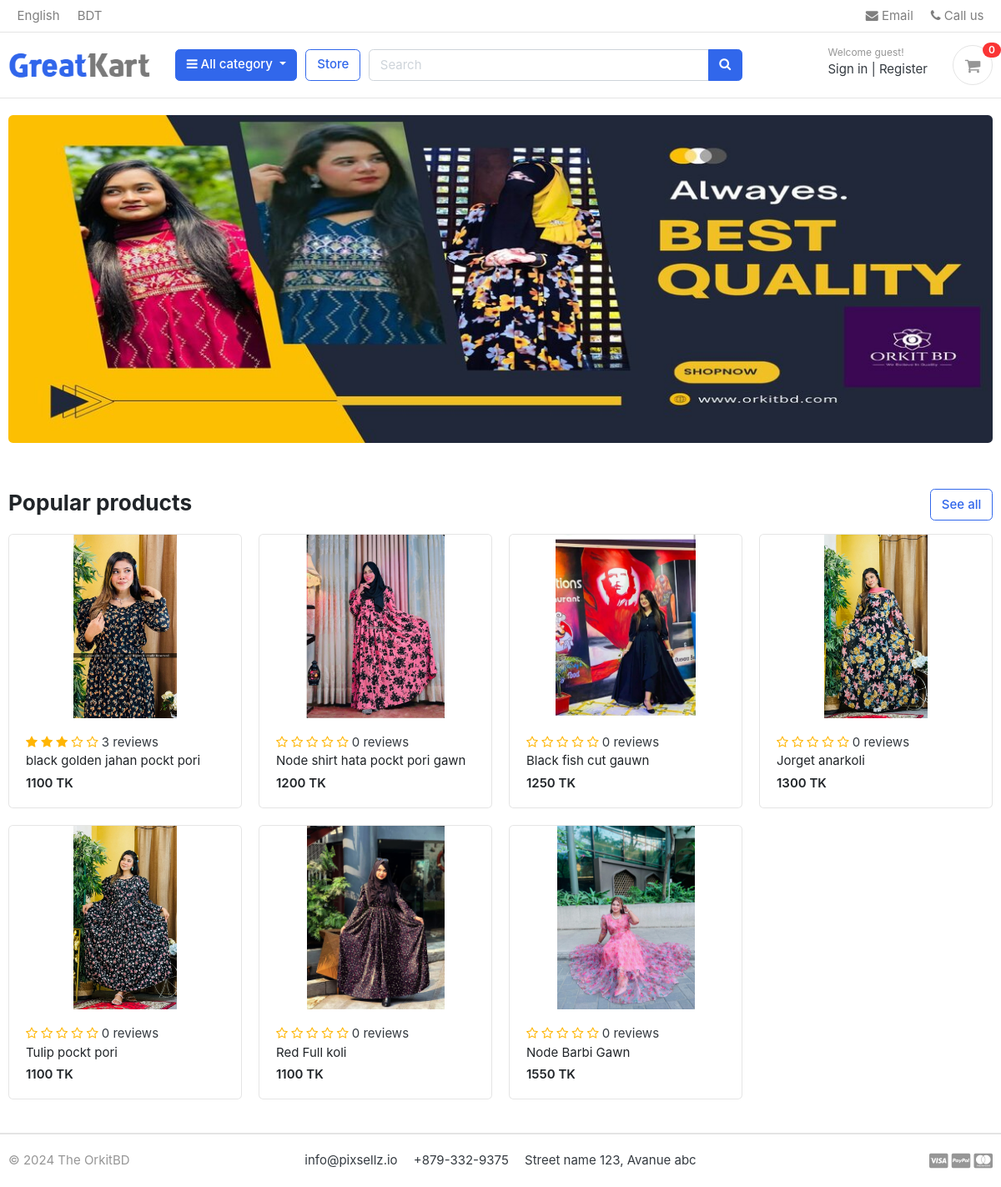
The page / on the database its author committed.
### store/models.py (models this page shows, shortened)
class Product (models.Model):
    product_name = models.CharField(max_length=100,unique=True)
    slug  = models.SlugField(max_length=100,unique=True)
    description = models.CharField(max_length=1000,unique=True)
    price = models.IntegerField()
    images = models.ImageField(upload_to='photos/products')
    stock = models.IntegerField()
    is_avilable = models.BooleanField(default=True)
    category = models.ForeignKey(Category,on_delete=models.CASCADE)
    created_date = models.DateTimeField(auto_now=True)
    modified_date = models.DateTimeField(auto_now=True)
    def get_url(self):
        return reverse('product_detail',args=[self.category.slug, self.slug])
    def averageReview(self):
        reviews = ReviewRating.objects.filter(product = self , status = True).aggregate(avarage = Avg('rating'))
        avg =  0
        count = 0
        if reviews['avarage'] is not None:
            avg = round(float(reviews['avarage']),2)
        return avg
    def countReview(self):
        reviews = ReviewRating.objects.filter(product = self , status = True).aggregate(count = Count('id'))
        count  = 0
        if reviews['count'] is not None:
            count = int(reviews['count'])
        return(count)

### theorkit/viwes.py (the view)
# urls.py: path('',home,name='home'),
def home(request):
    products =  Product.objects.all().filter(is_avilable=True)
    context = {
        'products' : products,
    }
    return render(request,'home.html',context)

### carts/context_processors.py (called while the page is built)
def counter(request):
    cart_count = 0
    if 'admin' in request.path:
        return {}
    else:
        try:
            cart = Cart.objects.filter(cart_id=_cart_id(request))
            if request.user.is_authenticated:
                cart_items = CartItem.objects.all().filter(user=request.user)
            else:
                cart_items = CartItem.objects.all().filter(cart=cart[:1])
            for cart_item in cart_items:
                cart_count += cart_item.quantity
        except Cart.DoesNotExist:
            cart_count = 0
    return dict(cart_count=cart_count)

### carts/views.py (called while the page is built)
def _cart_id(request):
    cart = request.session.session_key
    if not cart :
        cart = request.session.create()
    return cart

### category/context_processors.py (called while the page is built)
def menu_links(request):
    links = Category.objects.all()
    return dict(links=links)

### category/models.py (called while the page is built)
    def get_url(self):
        return reverse('products_by_category',args=[self.slug])

### templates/home.html
{% extends "base.html" %}
{% load static %}
{% block content %}
<section class="section-intro padding-y-sm">
<div class="container">
<div class="intro-banner-wrap">
	<img  src="{% static 'images/banners/cover.jpg' %}" class="img-fluid rounded">
</div>
</div>
</section>
<section class="section-name padding-y-sm">
<div class="container">
<header class="section-heading">
	<a href="{%url 'store'%}" class="btn btn-outline-primary float-right">See all</a>
	<h3 class="section-title">Popular products</h3>
</header>
<div class="row">
	{% for product in products %}
	<div class="col-md-3">
		<div class="card card-product-grid">
			<a href="{{ product.get_url }}" class="img-wrap"> <img src="{{product.images.url }}"> </a>
			<figcaption class="info-wrap">
				<div class="rating-star">
					<span>
						<i class="fa fa-star{% if product.averageReview < 0.5 %}-o{% elif product.averageReview >= 0.5 and product.averageReview < 1 %}-half-o {% endif %}" aria-hidden="true"></i>
						<i class="fa fa-star{% if product.averageReview < 1.5 %}-o{% elif product.averageReview >= 1.5 and product.averageReview < 2 %}-half-o {% endif %}" aria-hidden="true"></i>
						<i class="fa fa-star{% if product.averageReview < 2.5 %}-o{% elif product.averageReview >= 2.5 and product.averageReview < 3 %}-half-o {% endif %}" aria-hidden="true"></i>
						<i class="fa fa-star{% if product.averageReview < 3.5 %}-o{% elif product.averageReview >= 3.5 and product.averageReview < 4 %}-half-o {% endif %}" aria-hidden="true"></i>
						<i class="fa fa-star{% if product.averageReview < 4.5 %}-o{% elif product.averageReview >= 4.5 and product.averageReview < 5 %}-half-o {% endif %}" aria-hidden="true"></i>
						<span>{{product.countReview}} reviews</span>
						</span>
				</div>
				<a href="{{ product.get_url }}" class="title">{{product.product_name}}</a>
				<div class="price mt-1"> {{product.price}} TK</div>
			</figcaption>
		</div>
	</div>
	{% endfor %}
</div>
</div>
</section>
{% endblock %}

### static/css/ui.css (style rules this page uses)
html { font-family: "Inter", sans-serif; font-size: 15px; }
.img-wrap { text-align: center; display: block; }
.img-wrap img { max-width: 100%; }
.padding-y-sm { padding-top: 20px; padding-bottom: 20px; }
.section-heading { margin-bottom: 20px; margin-top: 15px; }
.section-title { color: #212529; }
[class*=card-product] a.title { color: #212529; display: block; }
[class*=card-product] .img-wrap { overflow: hidden; position: relative; }
[class*=card-product] .img-wrap img { height: 100%; max-width: 100%; width: auto; display: inline-block; -o-object-fit: cover; object-fit: cover; }
.card-product-grid { margin-bottom: 20px; }
.card-product-grid .img-wrap { border-radius: 0.2rem 0.2rem 0 0; height: 220px; }
.card-product-grid .info-wrap { overflow: hidden; padding: 18px 20px; }
.card .img-wrap { overflow: hidden; }
.price { font-weight: 600; color: #212529; }

### static/css/custom.css (style rules this page uses)
.rating-star i { color: #ffb503 !important; }

### rows shown on the page
Product: images (picture), countReview "3", product_name "black golden jahan pockt pori", price "1100"
Product: images (picture), countReview "0", product_name "Node shirt hata pockt pori gawn", price "1200"
Product: images (picture), countReview "0", product_name "Black fish cut gauwn", price "1250"
Product: images (picture), countReview "0", product_name "Jorget anarkoli", price "1300"
Product: images (picture), countReview "0", product_name "Tulip pockt pori", price "1100"
Product: images (picture), countReview "0", product_name "Red Full koli", price "1100"
Product: images (picture), countReview "0", product_name "Node Barbi Gawn", price "1550"

### other values the page prints
{{ cart_count }} "0"
